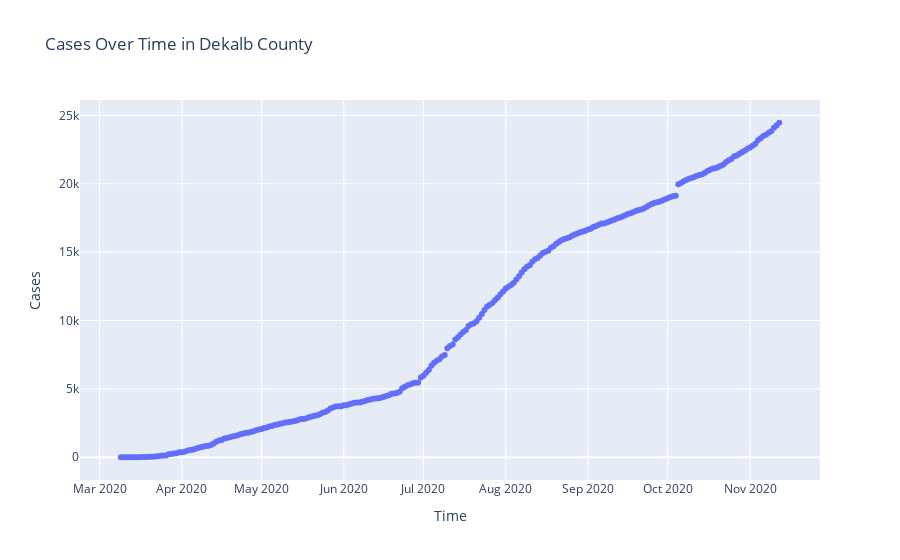

This figure's notebook cell:
### Code cell
# Plotting Cases in Dekalb over Time
fig1 = px.scatter(x=dekalb['date'],y=dekalb['cases'], title = "Cases Over Time in Dekalb County", 
                  labels={"x":"Time", "y":"Cases"})
fig1.show()

### Figure 1 — Plotly figure (JSON) as saved in the notebook; plotly's stock layout.template omitted (floating-point values rounded to 4 significant figures; data arrays with more than 128 entries replaced by an {"elided": "..."} marker saying what was removed)
{"data": [{"hovertemplate": "Time=%{x}<br>Cases=%{y}<extra></extra>", "legendgroup": "", "marker": {"color": "#636efa", "symbol": "circle"}, "mode": "markers", "name": "", "orientation": "v", "showlegend": false, "type": "scatter", "x": {"elided": "249 str values"}, "xaxis": "x", "y": {"elided": "249 int values"}, "yaxis": "y"}], "layout": {"legend": {"tracegroupgap": 0}, "title": {"text": "Cases Over Time in Dekalb County"}, "xaxis": {"anchor": "y", "domain": [0, 1], "title": {"text": "Time"}}, "yaxis": {"anchor": "x", "domain": [0, 1], "title": {"text": "Cases"}}}}
